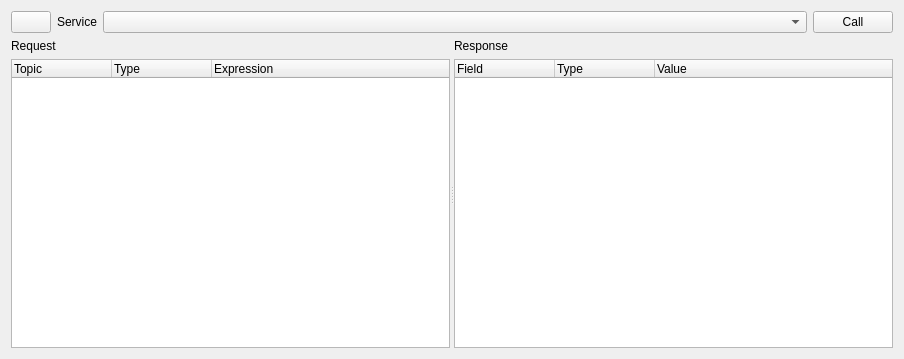
<?xml version="1.0" encoding="UTF-8"?>
<ui version="4.0">
 <class>ServiceCallerWidget</class>
 <widget class="QWidget" name="ServiceCallerWidget">
  <property name="geometry">
   <rect>
    <x>0</x>
    <y>0</y>
    <width>904</width>
    <height>359</height>
   </rect>
  </property>
  <property name="windowTitle">
   <string>ServiceCaller</string>
  </property>
  <layout class="QVBoxLayout" name="verticalLayout_3" stretch="0,1">
   <item>
    <layout class="QHBoxLayout" name="horizontalLayout">
     <item>
      <widget class="QPushButton" name="refresh_services_button">
       <property name="toolTip">
        <string>Refresh service list</string>
       </property>
       <property name="text">
        <string/>
       </property>
      </widget>
     </item>
     <item>
      <widget class="QLabel" name="label">
       <property name="sizePolicy">
        <sizepolicy hsizetype="Preferred" vsizetype="Preferred">
         <horstretch>0</horstretch>
         <verstretch>0</verstretch>
        </sizepolicy>
       </property>
       <property name="text">
        <string>Service</string>
       </property>
      </widget>
     </item>
     <item>
      <widget class="ExtendedComboBox" name="service_combo_box">
       <property name="sizePolicy">
        <sizepolicy hsizetype="Expanding" vsizetype="Fixed">
         <horstretch>0</horstretch>
         <verstretch>0</verstretch>
        </sizepolicy>
       </property>
       <property name="editable">
        <bool>false</bool>
       </property>
      </widget>
     </item>
     <item>
      <widget class="QPushButton" name="call_service_button">
       <property name="toolTip">
        <string>Call selected service</string>
       </property>
       <property name="text">
        <string>Call</string>
       </property>
      </widget>
     </item>
    </layout>
   </item>
   <item>
    <widget class="QSplitter" name="splitter">
     <property name="orientation">
      <enum>Qt::Horizontal</enum>
     </property>
     <widget class="QWidget" name="layoutWidget">
      <layout class="QVBoxLayout" name="verticalLayout_2">
       <item>
        <widget class="QLabel" name="label_2">
         <property name="text">
          <string>Request</string>
         </property>
        </widget>
       </item>
       <item>
        <widget class="QTreeWidget" name="request_tree_widget">
         <property name="contextMenuPolicy">
          <enum>Qt::CustomContextMenu</enum>
         </property>
         <property name="toolTip">
          <string>Right click on item for more options.</string>
         </property>
         <property name="dragEnabled">
          <bool>true</bool>
         </property>
         <property name="dragDropMode">
          <enum>QAbstractItemView::DragOnly</enum>
         </property>
         <property name="selectionMode">
          <enum>QAbstractItemView::ExtendedSelection</enum>
         </property>
         <column>
          <property name="text">
           <string>Topic</string>
          </property>
         </column>
         <column>
          <property name="text">
           <string>Type</string>
          </property>
         </column>
         <column>
          <property name="text">
           <string>Expression</string>
          </property>
         </column>
        </widget>
       </item>
      </layout>
     </widget>
     <widget class="QWidget" name="layoutWidget">
      <layout class="QVBoxLayout" name="verticalLayout">
       <item>
        <widget class="QLabel" name="label_3">
         <property name="text">
          <string>Response</string>
         </property>
        </widget>
       </item>
       <item>
        <widget class="QTreeWidget" name="response_tree_widget">
         <property name="contextMenuPolicy">
          <enum>Qt::CustomContextMenu</enum>
         </property>
         <property name="toolTip">
          <string>Right click on item for more options.</string>
         </property>
         <property name="dragEnabled">
          <bool>true</bool>
         </property>
         <property name="dragDropMode">
          <enum>QAbstractItemView::DragOnly</enum>
         </property>
         <property name="selectionMode">
          <enum>QAbstractItemView::ExtendedSelection</enum>
         </property>
         <column>
          <property name="text">
           <string>Field</string>
          </property>
         </column>
         <column>
          <property name="text">
           <string>Type</string>
          </property>
         </column>
         <column>
          <property name="text">
           <string>Value</string>
          </property>
         </column>
        </widget>
       </item>
      </layout>
     </widget>
    </widget>
   </item>
  </layout>
 </widget>
 <customwidgets>
  <customwidget>
   <class>ExtendedComboBox</class>
   <extends>QComboBox</extends>
   <header>rqt_py_common.extended_combo_box</header>
  </customwidget>
 </customwidgets>
 <resources/>
 <connections/>
</ui>
